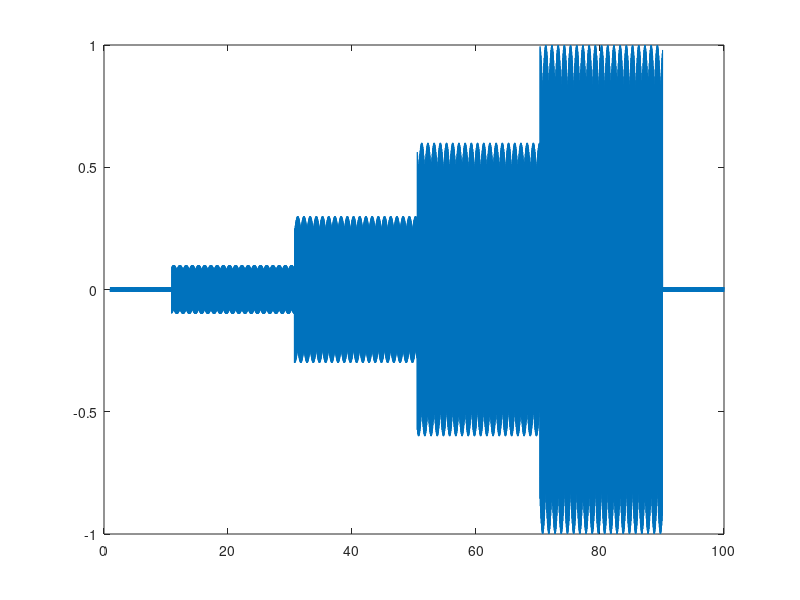

Source code (MATLAB):
clf
t = linspace(1,100,10000);
f = @(t,G) G.*sin(2.*pi.*2e3.*t);

in = [f(t(1:1000),0.01), f(t(1001:3000),0.1), f(t(3001:5000),0.3),...
    f(t(5001:7000),0.6), f(t(7001:9000),1), f(t(9001:end),0.01)];
plot(t, in)